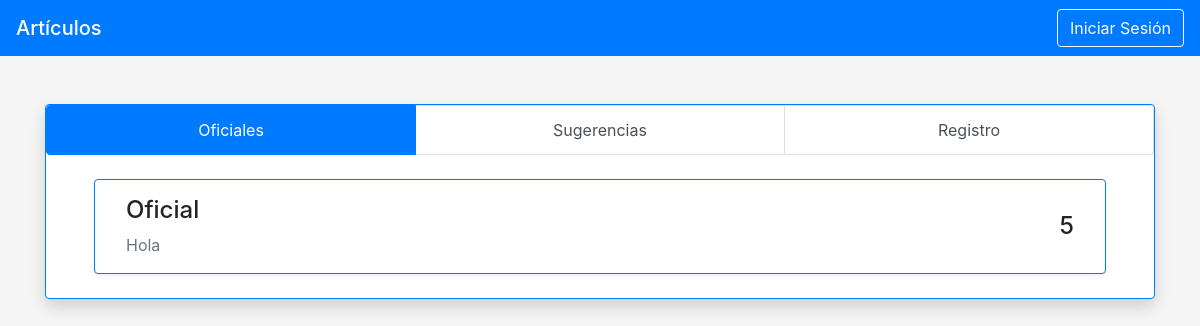
Page /articulos/oficial/ on the earlier database version.
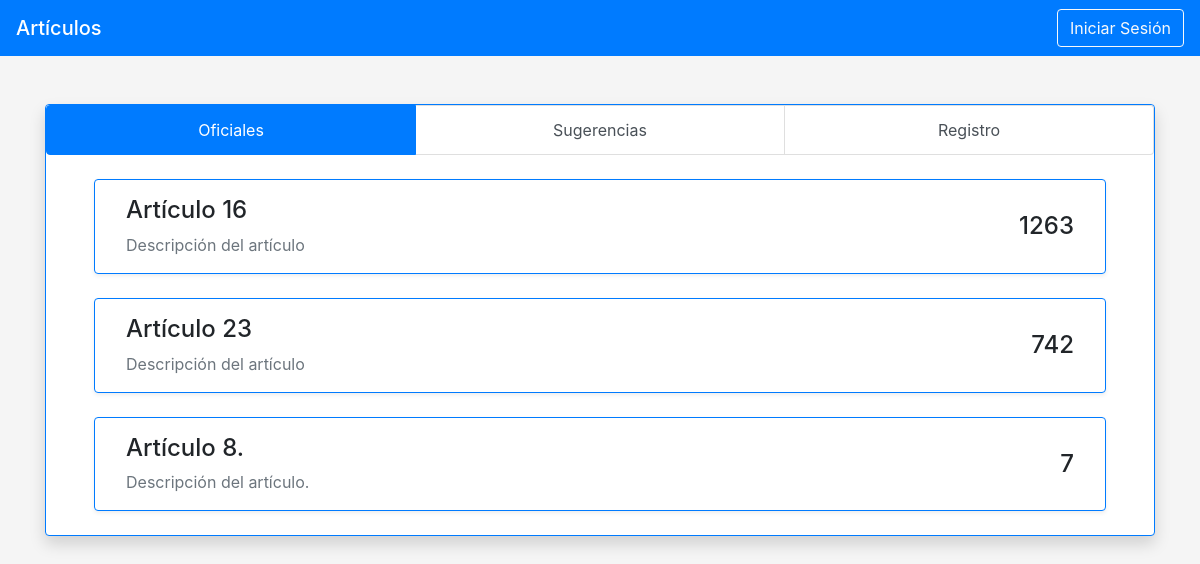
Same page on the later database version.
### articulos/models.py (models this page shows)
class Articulo(models.Model):
    tipo = models.IntegerField(default=1) #1 = oficial 2 = sugerencia 2 = aceptado 3 = rechazado
    nombre = models.CharField(max_length=50)
    descripcion = models.CharField(max_length=500)
    articulo = models.CharField(max_length=5000)
    votos = models.IntegerField(default=0)
    idArticulo = models.IntegerField(default=0)

### articulos/views.py (the view)
# urls.py: path('oficial/', views.oficial, name='oficial'),
def oficial(request):
    articulos = Articulo.objects.order_by('-votos').filter(tipo = 1)
    context = {'articulos': articulos}
    return render(request, 'articulos/index.html', context)

### articulos/templates/articulos/index.html (shortened to what this page needs)
<!doctype html>
<html lang="en">
<head>
    <link rel="stylesheet" href="https://stackpath.bootstrapcdn.com/bootstrap/4.3.1/css/bootstrap.min.css"
>
</head>
<body>
    <nav class="navbar navbar-dark bg-primary">
        <a href="/articulos/oficial" class="navbar-brand mb-0 h1">Artículos</a>
        <button type="button" class="btn btn-outline-light">Iniciar Sesión</button>
    </nav>
    <main role="main" class="container">
        <div class="border border-primary my-5 bg-white rounded shadow ">
            <div class="list-group list-group-horizontal">
                <a href="/articulos/oficial"
                    class="list-group-item list-group-item-action text-center   active">Oficiales</a>
                <a href="/articulos/sugerencia" class="list-group-item list-group-item-action text-center ">Sugerencias</a>
                <a href="/articulos/registro" class="list-group-item list-group-item-action text-center">Registro</a>
            </div>
            {% for art in articulos %}
            <div onclick="location.href='/articulos/{{art.idArticulo}}'"
                class="border border-primary mx-5 my-4 pt-3 px-3 rounded shadow-sm" style="cursor: pointer;">
                <div class="container">
                    <div class="row">
                        <div class="col-8">
                            <p class="h4"> {{art.nombre}}</p>
                            <p class="text-muted "> {{art.descripcion}}</p>
                        </div>
                        <div class="col">
                            <p class="h4 text-right py-3">{{art.votos}}</p>
                        </div>
                    </div>
                </div>
            </div>
            {% endfor %}
    </main>
</body>
</html>

### articulos/templates/articulos/index.html (style rules this page uses)
body { background-color: whitesmoke; }

Differences in the rows shown:
removed Articulo: nombre "Oficial", descripcion "Hola", votos "5"
added Articulo: nombre "Artículo 16", descripcion "Descripción del artículo", votos "1263"
added Articulo: nombre "Artículo 23", descripcion "Descripción del artículo", votos "742"
added Articulo: nombre "Artículo 8.", descripcion "Descripción del artículo.", votos "7"
